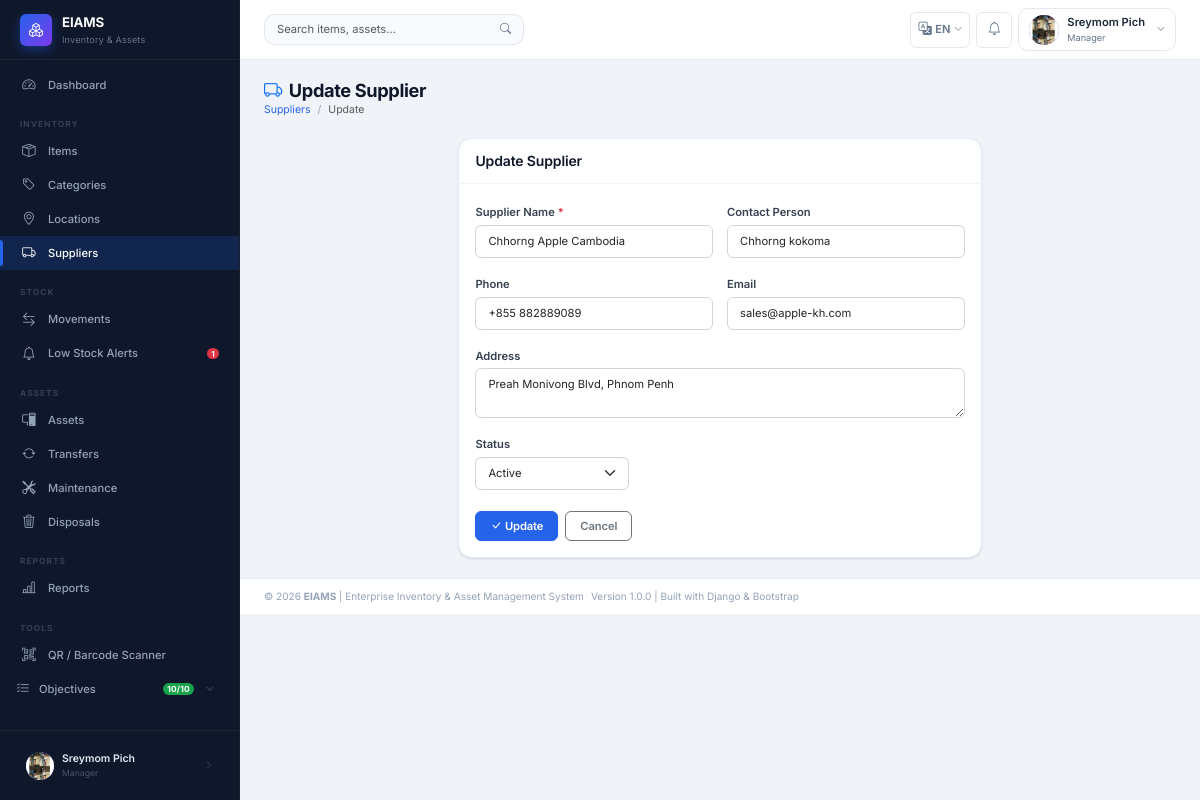
/inventory/suppliers/16/update/ (signed in), run on the app's committed database.
### apps/accounts/models.py (models this page shows, shortened)
class User(AbstractUser):
    STATUS_ACTIVE   = 'Active'
    STATUS_INACTIVE = 'Inactive'
    STATUS_CHOICES  = [
        (STATUS_ACTIVE,   'Active'),
        (STATUS_INACTIVE, 'Inactive'),
    ]
    GENDER_MALE   = 'Male'
    GENDER_FEMALE = 'Female'
    GENDER_OTHER  = 'Other'
    GENDER_CHOICES = [
        (GENDER_MALE,   'Male'),
        (GENDER_FEMALE, 'Female'),
        (GENDER_OTHER,  'Other'),
    ]
    role        = models.ForeignKey(
        Role,
        on_delete=models.PROTECT,    # Prevent role deletion if users exist
        null=True,
        blank=True,
        related_name='users',
        verbose_name='Role',
        help_text='Assigned system role for access control'
    )
    full_name   = models.CharField(
        max_length=100,
        verbose_name='Full Name',
        help_text='User\'s full display name'
    )
    gender      = models.CharField(
        max_length=10,
        choices=GENDER_CHOICES,
        blank=True,
        null=True,
        verbose_name='Gender'
    )
    phone       = models.CharField(
        max_length=20,
        blank=True,
        null=True,
        verbose_name='Phone Number'
    )
    email       = models.EmailField(
        unique=True,
        verbose_name='Email Address'
    )
    department  = models.CharField(
        max_length=100,
        blank=True,
        null=True,
        verbose_name='Department',
        help_text='Organizational department the user belongs to'
    )
    status      = models.CharField(
        max_length=20,
        choices=STATUS_CHOICES,
        default=STATUS_ACTIVE,
        verbose_name='Account Status'
    )
    profile_pic = models.ImageField(
        upload_to='profiles/',
        blank=True,
        null=True,
        verbose_name='Profile Picture'
    )
    class Meta:
        verbose_name        = 'User'
        verbose_name_plural = 'Users'
        ordering            = ['full_name']
    def get_role_name(self):
        return self.role.role_name if self.role else 'No Role'
    def is_super_admin(self):
        return self.role and self.role.role_name == Role.SUPER_ADMIN
    def is_admin_or_above(self):
        return self.role and self.role.is_admin_or_above()

class Role(models.Model):
    SUPER_ADMIN = 'Super Admin'
    ADMIN       = 'Admin'
    MANAGER     = 'Manager'
    STAFF       = 'Staff'
    ROLE_CHOICES = [
        (SUPER_ADMIN, 'Super Admin'),
        (ADMIN,       'Admin'),
        (MANAGER,     'Manager'),
        (STAFF,       'Staff'),
    ]
    role_name   = models.CharField(
        max_length=50,
        unique=True,
        choices=ROLE_CHOICES,
        verbose_name='Role Name',
        help_text='System role: Super Admin / Admin / Manager / Staff'
    )
    description = models.TextField(
        blank=True,
        null=True,
        verbose_name='Description',
        help_text='Detailed description of this role and its permissions'
    )
    created_at  = models.DateTimeField(auto_now_add=True)
    updated_at  = models.DateTimeField(auto_now=True)
    class Meta:
        verbose_name        = 'Role'
        verbose_name_plural = 'Roles'
        ordering            = ['role_name']
    def is_admin_or_above(self):
        return self.role_name in [self.SUPER_ADMIN, self.ADMIN]

### apps/inventory/models.py (models this page shows, shortened)
class Supplier(models.Model):
    STATUS_ACTIVE   = 'Active'
    STATUS_INACTIVE = 'Inactive'
    STATUS_CHOICES  = [
        (STATUS_ACTIVE,   'Active'),
        (STATUS_INACTIVE, 'Inactive'),
    ]
    supplier_name   = models.CharField(
        max_length=150,
        verbose_name='Supplier Name'
    )
    contact_person  = models.CharField(
        max_length=100,
        blank=True,
        null=True,
        verbose_name='Contact Person'
    )
    phone           = models.CharField(
        max_length=20,
        blank=True,
        null=True,
        verbose_name='Phone Number'
    )
    email           = models.EmailField(
        blank=True,
        null=True,
        verbose_name='Email Address'
    )
    address         = models.TextField(
        blank=True,
        null=True,
        verbose_name='Physical Address'
    )
    status          = models.CharField(
        max_length=20,
        choices=STATUS_CHOICES,
        default=STATUS_ACTIVE,
        verbose_name='Status'
    )
    created_at      = models.DateTimeField(auto_now_add=True)
    updated_at      = models.DateTimeField(auto_now=True)
    class Meta:
        verbose_name        = 'Supplier'
        verbose_name_plural = 'Suppliers'
        ordering            = ['supplier_name']

### apps/inventory/views.py (the view)
# urls.py: path('suppliers/<int:pk>/update/',   views.supplier_update,  name='supplier_update'),
@login_required
@manager_or_above_required
def supplier_update(request, pk):
    supplier = get_object_or_404(Supplier, pk=pk)
    if request.method == 'POST':
        form = SupplierForm(request.POST, instance=supplier)
        if form.is_valid():
            form.save()
            messages.success(request, f'Supplier "{supplier.supplier_name}" updated successfully.')
            return redirect('inventory:supplier_list')
        messages.error(request, 'Please correct the errors below.')
    else:
        form = SupplierForm(instance=supplier)
    return render(request, 'inventory/supplier_form.html', {
        'form': form, 'page_title': 'Update Supplier', 'action': 'Update', 'obj': supplier
    })

### templates/inventory/supplier_form.html (shortened to what this page needs)
{% extends "base.html" %}
{% block content %}
<div class="page-header">
  <div>
    <h1><i class="bi bi-truck me-2 text-primary"></i>{{ page_title }}</h1>
    <nav aria-label="breadcrumb"><ol class="breadcrumb">
      <li class="breadcrumb-item"><a href="{% url 'inventory:supplier_list' %}">Suppliers</a></li>
      <li class="breadcrumb-item active">{{ action }}</li>
    </ol></nav>
  </div>
</div>
<div class="row justify-content-center">
  <div class="col-lg-7">
    <div class="card">
      <div class="card-header"><h6 class="mb-0">{{ page_title }}</h6></div>
      <div class="card-body">
        <form method="post">
          <div class="row g-3">
            <div class="col-md-6">
              <label class="form-label">Supplier Name <span class="text-danger">*</span></label>
              {{ form.supplier_name }}
            </div>
            <div class="col-md-6">
              <label class="form-label">Contact Person</label>
              {{ form.contact_person }}
            </div>
            <div class="col-md-6">
              <label class="form-label">Phone</label>
              {{ form.phone }}
            </div>
            <div class="col-md-6">
              <label class="form-label">Email</label>
              {{ form.email }}
            </div>
            <div class="col-12">
              <label class="form-label">Address</label>
              {{ form.address }}
            </div>
            <div class="col-md-4">
              <label class="form-label">Status</label>
              {{ form.status }}
            </div>
          </div>
          <div class="mt-4 d-flex gap-2">
            <button type="submit" class="btn btn-primary"><i class="bi bi-check-lg me-1"></i>{{ action }}</button>
            <a href="{% url 'inventory:supplier_list' %}" class="btn btn-outline-secondary">Cancel</a>
          </div>
        </form>
      </div>
    </div>
  </div>
</div>
{% endblock %}

### templates/includes/sidebar.html (shortened to what this page needs)
{% load static i18n %}
<aside class="sidebar" id="sidebar" role="navigation" aria-label="Main navigation">
  <div class="sidebar-brand">
    <div class="brand-icon" aria-hidden="true"><i class="bi bi-boxes"></i></div>
    <div>
      <div class="brand-text">EIAMS</div>
      <div class="brand-sub">Inventory &amp; Assets</div>
    </div>
  </div>
  <nav class="sidebar-nav" aria-label="Sidebar menu">
    <ul class="nav flex-column">
      <li class="nav-item">
        <a href="{% url 'dashboard:home' %}"
           class="nav-link {% if request.resolver_match.app_name == 'dashboard' %}active{% endif %}"
           aria-current="{% if request.resolver_match.app_name == 'dashboard' %}page{% else %}false{% endif %}">
          <i class="bi bi-speedometer2" aria-hidden="true"></i>
          <span>{% trans "Dashboard" %}</span>
        </a>
      </li>
    </ul>
    <div class="nav-section-label" aria-hidden="true">{% trans "Inventory" %}</div>
    <ul class="nav flex-column">
      <li><a href="{% url 'inventory:item_list' %}" class="nav-link {% if 'items' in request.path %}active{% endif %}">
        <i class="bi bi-box-seam" aria-hidden="true"></i><span>{% trans "Items" %}</span>
      </a></li>
      <li><a href="{% url 'inventory:category_list' %}" class="nav-link {% if 'categories' in request.path %}active{% endif %}">
        <i class="bi bi-tag" aria-hidden="true"></i><span>{% trans "Categories" %}</span>
      </a></li>
      <li><a href="{% url 'inventory:location_list' %}" class="nav-link {% if 'locations' in request.path %}active{% endif %}">
        <i class="bi bi-geo-alt" aria-hidden="true"></i><span>{% trans "Locations" %}</span>
      </a></li>
      <li><a href="{% url 'inventory:supplier_list' %}" class="nav-link {% if 'suppliers' in request.path %}active{% endif %}">
        <i class="bi bi-truck" aria-hidden="true"></i><span>{% trans "Suppliers" %}</span>
      </a></li>
    </ul>
    <div class="nav-section-label" aria-hidden="true">{% trans "Stock" %}</div>
    <ul class="nav flex-column">
      <li><a href="{% url 'stock:movement_list' %}" class="nav-link {% if 'stock' in request.path and 'alerts' not in request.path %}active{% endif %}">
        <i class="bi bi-arrow-left-right" aria-hidden="true"></i><span>{% trans "Movements" %}</span>
      </a></li>
      <li><a href="{% url 'stock:alert_list' %}" class="nav-link {% if 'alerts' in request.path %}active{% endif %}">
        <i class="bi bi-bell" aria-hidden="true"></i>
        <span>{% trans "Low Stock Alerts" %}</span>
        {% if open_alerts %}<span class="badge bg-danger" aria-label="{{ open_alerts }} alerts">{{ open_alerts }}</span>{% endif %}
      </a></li>
    </ul>
    <div class="nav-section-label" aria-hidden="true">{% trans "Assets" %}</div>
    <ul class="nav flex-column">
      <li><a href="{% url 'assets:asset_list' %}" class="nav-link {% if 'assets' in request.path and 'transfer' not in request.path and 'maintenance' not in request.path and 'disposal' not in request.path %}active{% endif %}">
        <i class="bi bi-pc-display" aria-hidden="true"></i><span>{% trans "Assets" %}</span>
      </a></li>
      <li><a href="{% url 'assets:transfer_list' %}" class="nav-link {% if 'transfers' in request.path %}active{% endif %}">
        <i class="bi bi-arrow-repeat" aria-hidden="true"></i><span>{% trans "Transfers" %}</span>
      </a></li>
      <li><a href="{% url 'assets:maintenance_list' %}" class="nav-link {% if 'maintenance' in request.path %}active{% endif %}">
        <i class="bi bi-tools" aria-hidden="true"></i><span>{% trans "Maintenance" %}</span>
      </a></li>
      <li><a href="{% url 'assets:disposal_list' %}" class="nav-link {% if 'disposals' in request.path %}active{% endif %}">
        <i class="bi bi-trash3" aria-hidden="true"></i><span>{% trans "Disposals" %}</span>
      </a></li>
    </ul>
    <div class="nav-section-label" aria-hidden="true">{% trans "Reports" %}</div>
    <ul class="nav flex-column">
      <li><a href="{% url 'reports:index' %}" class="nav-link {% if 'reports' in request.path %}active{% endif %}">
        <i class="bi bi-bar-chart-line" aria-hidden="true"></i><span>{% trans "Reports" %}</span>
      </a></li>
    </ul>
    <div class="nav-section-label" aria-hidden="true">{% trans "Tools" %}</div>
    <ul class="nav flex-column">
      <li><a href="{% url 'inventory:barcode_scanner' %}" class="nav-link {% if 'scanner' in request.path %}active{% endif %}">
        <i class="bi bi-qr-code-scan" aria-hidden="true"></i><span>{% trans "QR / Barcode Scanner" %}</span>
      </a></li>
      <li class="nav-item">
        <button class="nav-link w-100 text-start border-0 bg-transparent d-flex align-items-center gap-2"
                type="button"
                data-bs-toggle="collapse"
                data-bs-target="#objectivesCollapse"
                aria-expanded="false"
                aria-controls="objectivesCollapse"
                style="padding-left:1rem;">
          <i class="bi bi-list-check" aria-hidden="true"></i>
          <span style="flex:1;">{% trans "Objectives" %}</span>
          <span class="badge rounded-pill" style="background:#16a34a;font-size:.6rem;">10/10</span>
          <i class="bi bi-chevron-down obj-chevron" style="font-size:.6rem;opacity:.6;transition:transform .2s;"></i>
        </button>
      </li>
    </ul>
  </nav>
  <div class="sidebar-footer">
    <a href="{% url 'accounts:profile' %}" class="sidebar-user-pill" title="My Profile">
      <div class="user-avatar" style="width:28px;height:28px;font-size:.65rem;" aria-hidden="true">
        {% if user.profile_pic %}<img src="{{ user.profile_pic.url }}" alt="">
        {% else %}{{ user.full_name|first|upper }}{% endif %}
      </div>
      <div style="min-width:0;flex:1;">
        <div style="color:#e2e8f0;font-size:.75rem;font-weight:600;white-space:nowrap;overflow:hidden;text-overflow:ellipsis;">
          {{ user.full_name|truncatechars:18 }}
        </div>
        <div class="sidebar-user-role">{{ user.get_role_name|default:"No Role" }}</div>
      </div>
      <i class="bi bi-chevron-right" style="color:#475569;font-size:.6rem;" aria-hidden="true"></i>
    </a>
  </div>
</aside>

### templates/includes/navbar.html (shortened to what this page needs)
{% load static i18n %}
<header class="topbar" id="topbar" role="banner">
  <div class="topbar-search d-none d-md-flex" role="search">
    <form action="{% url 'inventory:item_list' %}" method="get" aria-label="{% trans 'Search' %}">
      <div class="input-group">
        <input type="search" name="q" class="form-control"
               placeholder="{% trans 'Search items, assets…' %}"
               value="{{ request.GET.q }}" aria-label="{% trans 'Search' %}">
        <button type="submit" class="btn btn-outline-secondary" aria-label="{% trans 'Submit search' %}">
          <i class="bi bi-search" aria-hidden="true"></i>
        </button>
      </div>
    </form>
  </div>
  <div class="topbar-actions" role="complementary">
    {% include "includes/language_switcher.html" %}
    <div class="dropdown">
      <button class="topbar-icon-btn" data-bs-toggle="dropdown"
              aria-label="{% trans 'Notifications' %}" aria-haspopup="true" aria-expanded="false">
        <i class="bi bi-bell" aria-hidden="true"></i>
      </button>
    </div>
    <div class="dropdown">
      <button class="user-dropdown-btn" data-bs-toggle="dropdown"
              aria-label="{% trans 'User menu' %}" aria-haspopup="true" aria-expanded="false">
        <div class="user-avatar" aria-hidden="true">
          {% if user.profile_pic %}
            <img src="{{ user.profile_pic.url }}" alt="{{ user.full_name }}">
          {% else %}
            {{ user.full_name|first|upper }}
          {% endif %}
        </div>
        <div class="d-none d-sm-block text-start">
          <div class="user-name">{{ user.full_name|truncatechars:16 }}</div>
          <div class="user-role">{{ user.get_role_name }}</div>
        </div>
        <i class="bi bi-chevron-down text-muted ms-1" style="font-size:.6rem;" aria-hidden="true"></i>
      </button>
    </div>
  </div>
</header>

### data on the page
User: profile_pic (picture), full_name "Sreymom Pich", get_role_name "Manager"
Supplier: supplier_name "Chhorng Apple Cambodia", contact_person "Chhorng kokoma", phone "+855 882889089", email "sales@apple-kh.com", address "Preah Monivong Blvd, Phnom Penh", status "Active"

### other printed values
{{ open_alerts }} "1"
{{ page_title }} "Update Supplier"
{{ action }} "Update"
